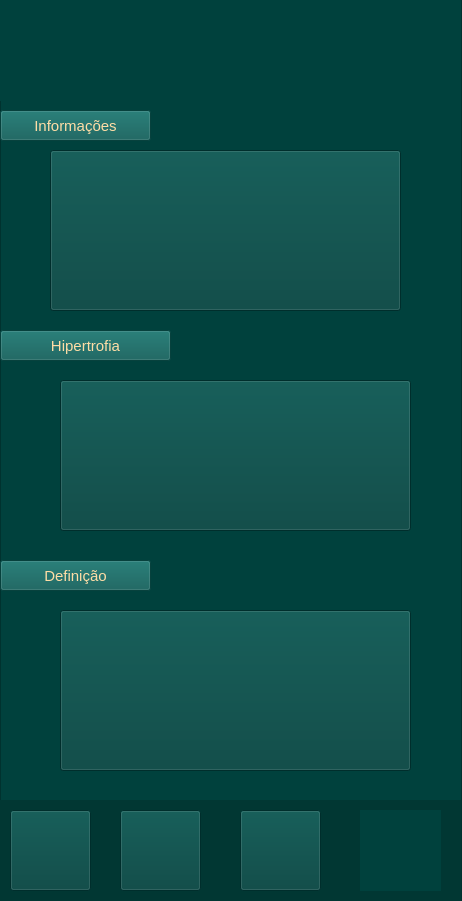
<?xml version="1.0" encoding="UTF-8"?>
<ui version="4.0">
 <class>MainWindow</class>
 <widget class="QMainWindow" name="MainWindow">
  <property name="geometry">
   <rect>
    <x>0</x>
    <y>0</y>
    <width>462</width>
    <height>901</height>
   </rect>
  </property>
  <property name="minimumSize">
   <size>
    <width>462</width>
    <height>901</height>
   </size>
  </property>
  <property name="maximumSize">
   <size>
    <width>462</width>
    <height>901</height>
   </size>
  </property>
  <property name="windowTitle">
   <string>MainWindow</string>
  </property>
  <widget class="QWidget" name="centralwidget">
   <widget class="QLabel" name="label_2">
    <property name="geometry">
     <rect>
      <x>300</x>
      <y>190</y>
      <width>391</width>
      <height>661</height>
     </rect>
    </property>
    <property name="text">
     <string/>
    </property>
    <property name="pixmap">
     <pixmap>fotos/fundo pagina de treino-1 (1).png</pixmap>
    </property>
    <property name="scaledContents">
     <bool>false</bool>
    </property>
   </widget>
   <widget class="QPushButton" name="pushButton_4">
    <property name="geometry">
     <rect>
      <x>510</x>
      <y>850</y>
      <width>75</width>
      <height>91</height>
     </rect>
    </property>
    <property name="styleSheet">
     <string notr="true">#pushButton_2{
border:none;
}</string>
    </property>
    <property name="text">
     <string/>
    </property>
    <property name="icon">
     <iconset>
      <normaloff>../Downloads/icones de navegação/ICONE-CONFIG.png</normaloff>../Downloads/icones de navegação/ICONE-CONFIG.png</iconset>
    </property>
    <property name="iconSize">
     <size>
      <width>80</width>
      <height>80</height>
     </size>
    </property>
   </widget>
   <widget class="QPushButton" name="pushButton_5">
    <property name="geometry">
     <rect>
      <x>610</x>
      <y>850</y>
      <width>75</width>
      <height>91</height>
     </rect>
    </property>
    <property name="styleSheet">
     <string notr="true">#pushButton_2{
border:none;
}</string>
    </property>
    <property name="text">
     <string/>
    </property>
    <property name="icon">
     <iconset>
      <normaloff>../Downloads/icones de navegação/ICONE-PERFIL.png</normaloff>../Downloads/icones de navegação/ICONE-PERFIL.png</iconset>
    </property>
    <property name="iconSize">
     <size>
      <width>80</width>
      <height>80</height>
     </size>
    </property>
   </widget>
   <widget class="QFrame" name="frame">
    <property name="geometry">
     <rect>
      <x>0</x>
      <y>-10</y>
      <width>462</width>
      <height>921</height>
     </rect>
    </property>
    <property name="styleSheet">
     <string notr="true">background-color: rgb(0, 65, 61);</string>
    </property>
    <property name="frameShape">
     <enum>QFrame::StyledPanel</enum>
    </property>
    <property name="frameShadow">
     <enum>QFrame::Raised</enum>
    </property>
    <widget class="QLabel" name="label_3">
     <property name="geometry">
      <rect>
       <x>0</x>
       <y>0</y>
       <width>461</width>
       <height>111</height>
      </rect>
     </property>
     <property name="text">
      <string/>
     </property>
     <property name="pixmap">
      <pixmap>fotos/treinos.png</pixmap>
     </property>
     <property name="scaledContents">
      <bool>false</bool>
     </property>
    </widget>
    <widget class="QLabel" name="label_4">
     <property name="geometry">
      <rect>
       <x>0</x>
       <y>810</y>
       <width>461</width>
       <height>111</height>
      </rect>
     </property>
     <property name="styleSheet">
      <string notr="true">background-color: rgb(1, 55, 51);</string>
     </property>
     <property name="text">
      <string/>
     </property>
    </widget>
    <widget class="QLabel" name="label_5">
     <property name="geometry">
      <rect>
       <x>40</x>
       <y>100</y>
       <width>421</width>
       <height>701</height>
      </rect>
     </property>
     <property name="text">
      <string/>
     </property>
     <property name="pixmap">
      <pixmap>fotos/fundo pagina de treino-1 (1) (2).png</pixmap>
     </property>
     <property name="scaledContents">
      <bool>true</bool>
     </property>
    </widget>
    <widget class="QPushButton" name="menu_4">
     <property name="geometry">
      <rect>
       <x>10</x>
       <y>820</y>
       <width>81</width>
       <height>81</height>
      </rect>
     </property>
     <property name="styleSheet">
      <string notr="true">#botaomenu{
border:none;
}</string>
     </property>
     <property name="text">
      <string/>
     </property>
     <property name="icon">
      <iconset>
       <normaloff>fotos/menu.png</normaloff>fotos/menu.png</iconset>
     </property>
     <property name="iconSize">
      <size>
       <width>81</width>
       <height>81</height>
      </size>
     </property>
    </widget>
    <widget class="QPushButton" name="treino">
     <property name="geometry">
      <rect>
       <x>120</x>
       <y>820</y>
       <width>81</width>
       <height>81</height>
      </rect>
     </property>
     <property name="styleSheet">
      <string notr="true">#botaotreino{
border:none;
}</string>
     </property>
     <property name="text">
      <string/>
     </property>
     <property name="icon">
      <iconset>
       <normaloff>fotos/treino.png</normaloff>fotos/treino.png</iconset>
     </property>
     <property name="iconSize">
      <size>
       <width>81</width>
       <height>81</height>
      </size>
     </property>
    </widget>
    <widget class="QPushButton" name="config">
     <property name="geometry">
      <rect>
       <x>240</x>
       <y>820</y>
       <width>81</width>
       <height>81</height>
      </rect>
     </property>
     <property name="styleSheet">
      <string notr="true">#botaoconfig{
border:none;
}</string>
     </property>
     <property name="text">
      <string/>
     </property>
     <property name="icon">
      <iconset>
       <normaloff>fotos/config.png</normaloff>fotos/config.png</iconset>
     </property>
     <property name="iconSize">
      <size>
       <width>81</width>
       <height>81</height>
      </size>
     </property>
    </widget>
    <widget class="QPushButton" name="perfil">
     <property name="geometry">
      <rect>
       <x>360</x>
       <y>820</y>
       <width>81</width>
       <height>81</height>
      </rect>
     </property>
     <property name="styleSheet">
      <string notr="true">#perfil{
border:none;
}</string>
     </property>
     <property name="text">
      <string/>
     </property>
     <property name="icon">
      <iconset>
       <normaloff>fotos/perfil.png</normaloff>fotos/perfil.png</iconset>
     </property>
     <property name="iconSize">
      <size>
       <width>80</width>
       <height>80</height>
      </size>
     </property>
    </widget>
    <widget class="QPushButton" name="butaoforca">
     <property name="geometry">
      <rect>
       <x>50</x>
       <y>160</y>
       <width>351</width>
       <height>161</height>
      </rect>
     </property>
     <property name="text">
      <string/>
     </property>
     <property name="icon">
      <iconset>
       <normaloff>fotos/força.webp</normaloff>fotos/força.webp</iconset>
     </property>
     <property name="iconSize">
      <size>
       <width>450</width>
       <height>300</height>
      </size>
     </property>
    </widget>
    <widget class="QPushButton" name="butaodefinicao">
     <property name="geometry">
      <rect>
       <x>60</x>
       <y>620</y>
       <width>351</width>
       <height>161</height>
      </rect>
     </property>
     <property name="text">
      <string/>
     </property>
     <property name="icon">
      <iconset>
       <normaloff>fotos/definição.jpeg</normaloff>fotos/definição.jpeg</iconset>
     </property>
     <property name="iconSize">
      <size>
       <width>450</width>
       <height>300</height>
      </size>
     </property>
    </widget>
    <widget class="QPushButton" name="hipertrofia">
     <property name="geometry">
      <rect>
       <x>0</x>
       <y>340</y>
       <width>171</width>
       <height>31</height>
      </rect>
     </property>
     <property name="styleSheet">
      <string notr="true">#hipertrofia{
background-color: rgb(10, 91, 86);
color: rgb(255, 221, 166);
font-size: 15px;
}</string>
     </property>
     <property name="text">
      <string>Hipertrofia</string>
     </property>
    </widget>
    <widget class="QPushButton" name="definicao">
     <property name="geometry">
      <rect>
       <x>0</x>
       <y>570</y>
       <width>151</width>
       <height>31</height>
      </rect>
     </property>
     <property name="styleSheet">
      <string notr="true">#definicao{
background-color: rgb(10, 91, 86);
color: rgb(255, 221, 166);
font-size: 15px;
}</string>
     </property>
     <property name="text">
      <string>Definição</string>
     </property>
    </widget>
    <widget class="QPushButton" name="infos">
     <property name="geometry">
      <rect>
       <x>0</x>
       <y>120</y>
       <width>151</width>
       <height>31</height>
      </rect>
     </property>
     <property name="styleSheet">
      <string notr="true">#infos{
background-color: rgb(10, 91, 86);
color: rgb(255, 221, 166);
font-size: 15px;
}</string>
     </property>
     <property name="text">
      <string>Informações</string>
     </property>
    </widget>
    <widget class="QPushButton" name="butaohipertrofia">
     <property name="geometry">
      <rect>
       <x>60</x>
       <y>390</y>
       <width>351</width>
       <height>151</height>
      </rect>
     </property>
     <property name="text">
      <string/>
     </property>
     <property name="icon">
      <iconset>
       <normaloff>fotos/hipertrofia.webp</normaloff>fotos/hipertrofia.webp</iconset>
     </property>
     <property name="iconSize">
      <size>
       <width>450</width>
       <height>300</height>
      </size>
     </property>
    </widget>
    <zorder>label_4</zorder>
    <zorder>label_5</zorder>
    <zorder>menu_4</zorder>
    <zorder>treino</zorder>
    <zorder>config</zorder>
    <zorder>perfil</zorder>
    <zorder>butaoforca</zorder>
    <zorder>butaodefinicao</zorder>
    <zorder>hipertrofia</zorder>
    <zorder>definicao</zorder>
    <zorder>infos</zorder>
    <zorder>label_3</zorder>
    <zorder>butaohipertrofia</zorder>
   </widget>
  </widget>
 </widget>
 <resources/>
 <connections/>
</ui>
